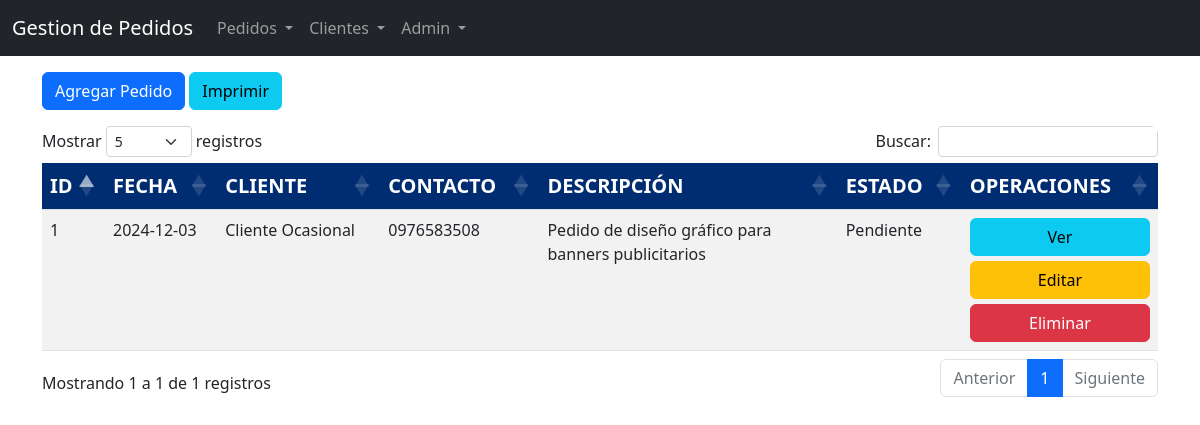
The app's page /view/pedido/ (signed in) with its own data.
### tables this page shows
CREATE TABLE pedido (
    id INT AUTO_INCREMENT PRIMARY KEY,
    creado_en DATE,
    id_cliente INT NOT NULL,
    contacto VARCHAR(255),
    descripcion TEXT,
    id_estado INT NOT NULL,
    FOREIGN KEY (id_cliente) REFERENCES cliente (id),
    FOREIGN KEY (id_estado) REFERENCES estado (id)
);

CREATE TABLE cliente (
    id INT AUTO_INCREMENT PRIMARY KEY,
    ruc VARCHAR(20) NOT NULL UNIQUE,
    nombre_completo VARCHAR(255) NOT NULL,
    direccion TEXT,
    telefono VARCHAR(20)
);

CREATE TABLE estado (
    id INT AUTO_INCREMENT PRIMARY KEY,
    descripcion_estado VARCHAR(255) NOT NULL
);

### dao/database.php (called while the page is built, shortened)
<?php
class dataConex
{
    public function conexion()
    {
        try {
            $PDO = new PDO("mysql:host=" . SERVER . ";dbname=" . DATABASE, USER, PASSWORD);
            return $PDO;
        } catch (PDOException $ex) {
            return $ex->getMessage();
        }
    }
}

### controller/pedidoController.php (called while the page is built, shortened)
<?php
class pedidoController
{
    private $model;
    public function __construct()
    {
        require_once(MODEL_PATH . 'pedidoModel.php');
        $this->model = new pedidoModel();
    }
    public function select()
    {
        return ($this->model->listar()) ? $this->model->listar() : false;
    }
}

### model/pedidoModel.php (called while the page is built, shortened)
<?php
class pedidoModel
{
    private $PDO;
    public function __construct()
    {
        require_once(DAO_PATH . 'database.php');
        $data = new dataConex();
        $this->PDO = $data->conexion();
    }
    public function listar()
    {
        $sql = 'SELECT p.id, p.creado_en, c.nombre_completo AS cliente, p.contacto, p.descripcion, e.descripcion_estado AS estado
                FROM pedido p
                JOIN cliente c ON p.id_cliente = c.id
                JOIN estado e ON p.id_estado = e.id
                ORDER BY p.id DESC';
        $statement = $this->PDO->prepare($sql);
        return ($statement->execute()) ? $statement->fetchAll() : false;
    }
}

### view/pedido/index.php (the view, shortened to what this page needs)
<?php
require_once(CONTROLLER_PATH . 'pedidoController.php');
$object = new pedidoController();
$rows = $object->select();
?>
<!DOCTYPE html>
<html lang="es">
<head>
    <?php include_once(ROOT_PATH . 'header.php') ?>
</head>
<body>
    <?php
    require_once(VIEW_PATH . 'navbar/navbar.php');
    ?>
    <section class="intro">
        <div class="container">
            <div class="mb-3">
                <a href="create.php" class="btn btn-primary">Agregar Pedido</a>
                <a href="pdf/pedidos.php" target="_blank" class="btn btn-info">Imprimir</a>
            </div>
            <div class="table-responsive table-scroll" data-mdb-perfect-scrollbar="true" style="position: relative; height: 700px;">
                <table id="myTabla" class="table table-striped mb-0">
                    <thead style="background-color: #002d72;">
                        <tr>
                            <th scope="col">ID</th>
                            <th scope="col">FECHA</th>
                            <th scope="col">CLIENTE</th>
                            <th scope="col">CONTACTO</th>
                            <th scope="col">DESCRIPCIÓN</th>
                            <th scope="col">ESTADO</th>
                            <th scope="col">OPERACIONES</th>
                        </tr>
                    </thead>
                    <tbody>
                        <?php foreach ((array) $rows as $row) { ?>
                            <tr>
                                <td><?= $row['id'] ?></td>
                                <td><?= $row['creado_en'] ?></td>
                                <td><?= $row['cliente'] ?></td>
                                <td><?= $row['contacto'] ?></td>
                                <td><?= $row['descripcion'] ?></td>
                                <td><?= $row['estado'] ?></td>
                                <td>
                                    <div style="display: flex; flex-direction: column; gap: 5px;">
                                        <a class="btn btn-info" data-bs-toggle="modal" data-bs-target="#idver<?= $row['id'] ?>">Ver</a>
                                        <a href="edit.php?id=<?= $row['id'] ?>" class="btn btn-warning">Editar</a>
                                        <a href="delete.php?id=<?= $row['id'] ?>" class="btn btn-danger">Eliminar</a>
                                    </div>
                                </td>
                            </tr>
                        <?php } ?>
                    </tbody>
                </table>
            </div>
        </div>
    </section>
</body>
</html>

### assets/css/table.css (style rules this page uses)
html, body, .intro { height: 100%; }
table td, table th { text-overflow: ellipsis; white-space: nowrap; overflow: hidden; }
thead th { color: #fff; }
.table-scroll { border-radius: .5rem; }
.table-scroll table thead th { font-size: 1.25rem; }
thead { top: 0; position: sticky; }

### view/pedido/index.php (style rules this page uses)
table td { word-wrap: break-word; white-space: normal; max-width: 250px; }

### records on screen
pedido: id "1", creado_en "2024-12-03", id_cliente.nombre_completo "Cliente Ocasional", contacto "0976583508", descripcion "Pedido de diseño gráfico para banners publicitarios", id_estado.descripcion_estado "Pendiente"

### other values on screen
$usuario "Admin"
